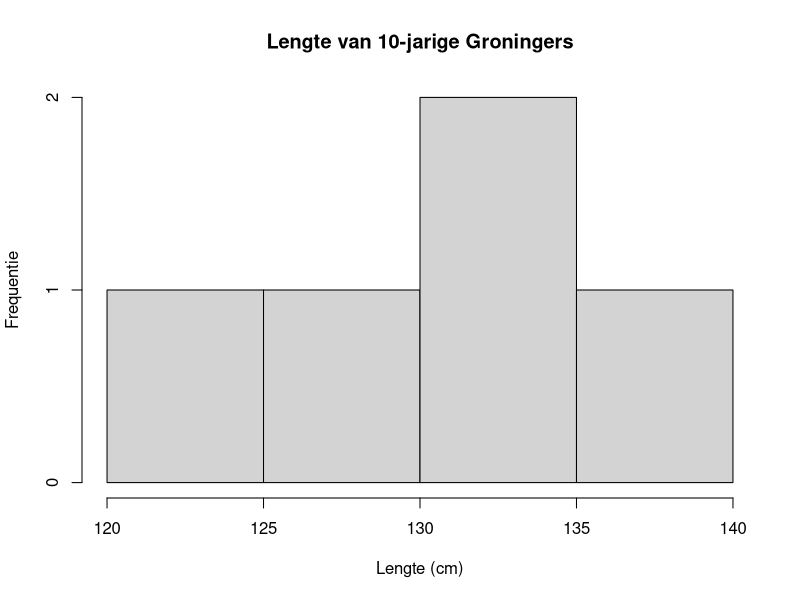
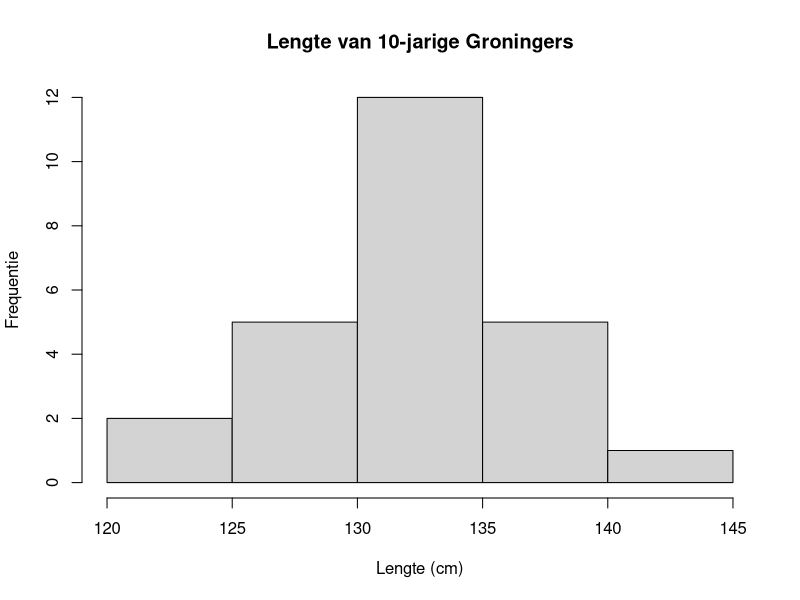
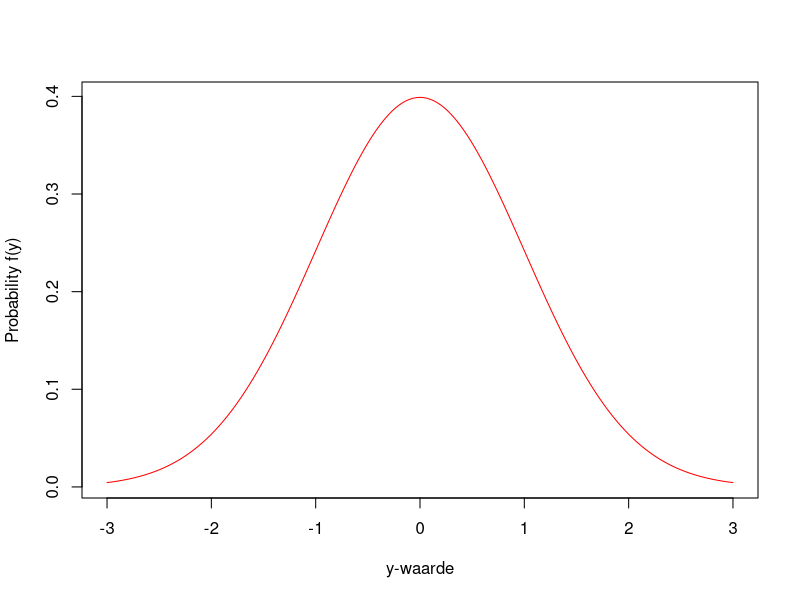
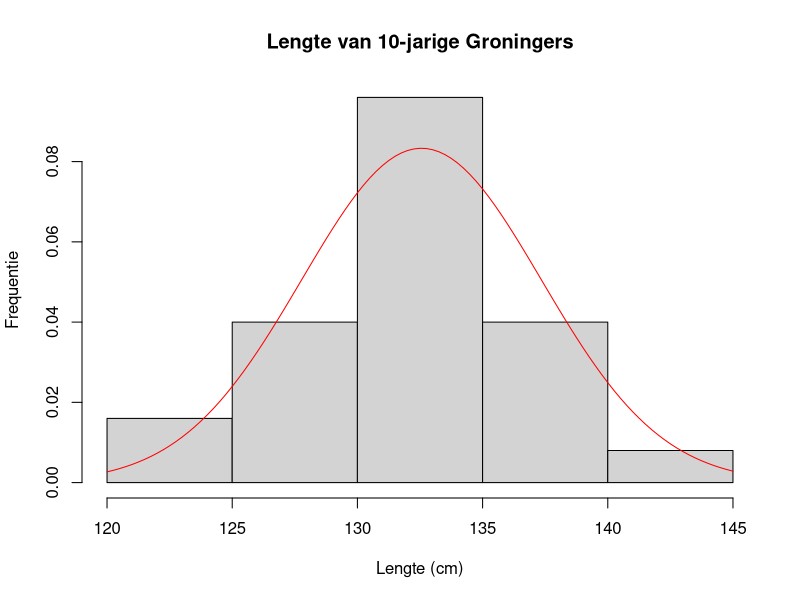

These figures' R source, in order: (Note: this script raises an error after producing the figures.)
## ---- chunk 1
L <- c(129, 139, 124, 133, 135)
## ---- chunk 2
hist(L, xlab = "Lengte (cm)", ylab = "Frequentie", main = "Lengte van 10-jarige Groningers")
## ---- chunk 3
y.av <- mean(L)
s <- sd(L)
cat("Gemiddelde = ",y.av,", standaarddeviatie = ",s)
## ---- chunk 4
L <- c(129, 139, 124, 133, 135,
       120, 138, 133, 132, 128,
       129, 132, 133, 135, 134,
       141, 134, 136, 131, 132,
       127, 138, 135, 129, 137)
## ---- chunk 5
hist(L, xlab = "Lengte (cm)", ylab = "Frequentie", main = "Lengte van 10-jarige Groningers")
## ---- chunk 6
mu <- 0
sigma <- 1
x <- seq(-3, 3, 0.01)
f <- dnorm(x, 0, 1)

plot(x, f, xlab="y-waarde", ylab="Probability f(y)", type="l", col="red")
## ---- chunk 7
y.av <- mean(L)
s <- sd(L)
cat("Gemiddelde = ",y.av,", standaarddeviatie = ",s)


hist(L, xlab = "Lengte (cm)", ylab = "Frequentie", main = "Lengte van 10-jarige Groningers", freq = F)
curve(dnorm(x, y.av, s), from=120, to=145, col="red", add=T)
## ---- chunk 8
# Gegeven: y (in cm) heeft een normaalverdeling met
mu <- 130
sigma <- 5

# 1) Wat is de kans dat y kleiner is dan 125 cm?



# 2) Wat is de kans dat y tussen 120 en 125 cm ligt?



# 3) Wat is de kans dat y groter is dan 140 cm?



## ---- chunk 9
# Gegeven: y (in cm) heeft een normaalverdeling met
mu <- 130
sigma <- 5

# 1) Beneden welke lengte ligt 5% van alle data?



# 2) Boven welke lengte ligt 5% van alle data?


## ---- chunk 10
# Gegeven: y (in cm) heeft een normaalverdeling met
mu <- 130
sigma <- 5

lower <- qnorm(0.025, mu, sigma)
upper <- qnorm(0.975, mu, sigma)

cat("95% BI = [", lower, ", ", upper,"] cm\n")
## ---- chunk 11
# Wat als je een andere zekerheid, bijv. 90% of 50% wilt?
zekerheid <- 0.50

lower <- y.av + qnorm((1-zekerheid)/2, 0, 1)*s/sqrt(n)
upper <- y.av + qnorm(1-(1-zekerheid)/2, 0, 1)*s/sqrt(n)

cat("95% BI = [", lower, ", ", upper,"] cm\n")
## ---- chunk 12
L <- c(129, 139, 124, 133, 135)
## ---- chunk 13

## ---- chunk 14

## ---- chunk 15

